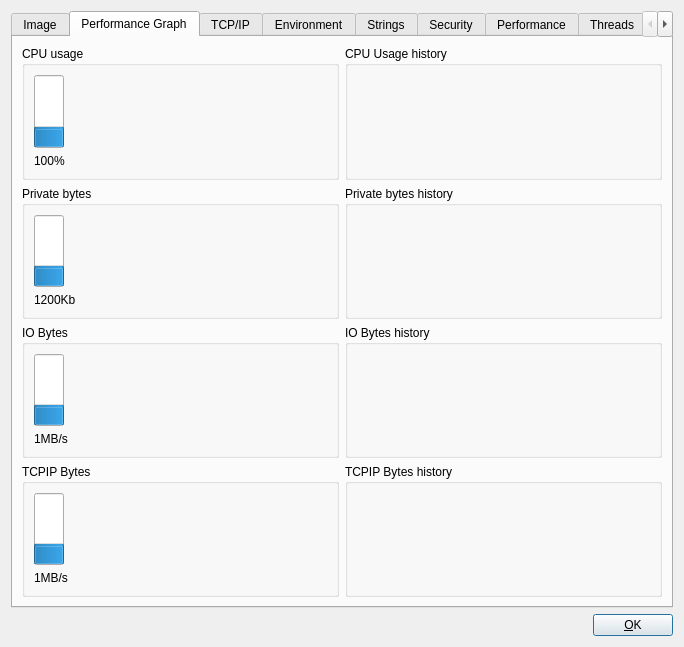
<?xml version="1.0" encoding="UTF-8"?>
<ui version="4.0">
 <class>Dialog</class>
 <widget class="QDialog" name="Dialog">
  <property name="geometry">
   <rect>
    <x>0</x>
    <y>0</y>
    <width>684</width>
    <height>647</height>
   </rect>
  </property>
  <property name="baseSize">
   <size>
    <width>0</width>
    <height>1000</height>
   </size>
  </property>
  <property name="windowTitle">
   <string>Dialog</string>
  </property>
  <layout class="QVBoxLayout" name="verticalLayout_12">
   <item>
    <widget class="QTabWidget" name="tabWidget">
     <property name="sizePolicy">
      <sizepolicy hsizetype="Expanding" vsizetype="MinimumExpanding">
       <horstretch>0</horstretch>
       <verstretch>0</verstretch>
      </sizepolicy>
     </property>
     <property name="minimumSize">
      <size>
       <width>0</width>
       <height>500</height>
      </size>
     </property>
     <property name="baseSize">
      <size>
       <width>0</width>
       <height>1500</height>
      </size>
     </property>
     <property name="currentIndex">
      <number>1</number>
     </property>
     <widget class="QWidget" name="image">
      <attribute name="title">
       <string>Image</string>
      </attribute>
      <layout class="QVBoxLayout" name="verticalLayout_7">
       <item>
        <widget class="QGroupBox" name="groupBox_7">
         <property name="title">
          <string>Image file</string>
         </property>
         <layout class="QVBoxLayout" name="verticalLayout_6">
          <item>
           <layout class="QHBoxLayout" name="horizontalLayout_8" stretch="1,3">
            <property name="spacing">
             <number>6</number>
            </property>
            <property name="sizeConstraint">
             <enum>QLayout::SetDefaultConstraint</enum>
            </property>
            <item>
             <widget class="QLabel" name="label_2">
              <property name="minimumSize">
               <size>
                <width>0</width>
                <height>0</height>
               </size>
              </property>
              <property name="maximumSize">
               <size>
                <width>16777215</width>
                <height>16777215</height>
               </size>
              </property>
              <property name="text">
               <string>Path:</string>
              </property>
              <property name="alignment">
               <set>Qt::AlignRight|Qt::AlignTrailing|Qt::AlignVCenter</set>
              </property>
              <property name="margin">
               <number>5</number>
              </property>
             </widget>
            </item>
            <item>
             <widget class="QLabel" name="imagePathLabel">
              <property name="text">
               <string/>
              </property>
             </widget>
            </item>
           </layout>
          </item>
          <item>
           <layout class="QHBoxLayout" name="horizontalLayout_9" stretch="1,3">
            <item>
             <widget class="QLabel" name="label_3">
              <property name="minimumSize">
               <size>
                <width>0</width>
                <height>0</height>
               </size>
              </property>
              <property name="maximumSize">
               <size>
                <width>16777215</width>
                <height>16777215</height>
               </size>
              </property>
              <property name="text">
               <string>Command line:</string>
              </property>
              <property name="alignment">
               <set>Qt::AlignRight|Qt::AlignTrailing|Qt::AlignVCenter</set>
              </property>
              <property name="margin">
               <number>5</number>
              </property>
             </widget>
            </item>
            <item>
             <widget class="QLabel" name="imageCommandLineLabel">
              <property name="text">
               <string/>
              </property>
             </widget>
            </item>
           </layout>
          </item>
          <item>
           <layout class="QHBoxLayout" name="horizontalLayout_10" stretch="1,3">
            <item>
             <widget class="QLabel" name="label_4">
              <property name="sizePolicy">
               <sizepolicy hsizetype="Expanding" vsizetype="Preferred">
                <horstretch>0</horstretch>
                <verstretch>0</verstretch>
               </sizepolicy>
              </property>
              <property name="minimumSize">
               <size>
                <width>0</width>
                <height>0</height>
               </size>
              </property>
              <property name="maximumSize">
               <size>
                <width>16777215</width>
                <height>16777215</height>
               </size>
              </property>
              <property name="text">
               <string>Current directory:</string>
              </property>
              <property name="alignment">
               <set>Qt::AlignRight|Qt::AlignTrailing|Qt::AlignVCenter</set>
              </property>
              <property name="margin">
               <number>5</number>
              </property>
             </widget>
            </item>
            <item>
             <widget class="QLabel" name="imagePwdLabel">
              <property name="text">
               <string/>
              </property>
             </widget>
            </item>
           </layout>
          </item>
          <item>
           <layout class="QHBoxLayout" name="horizontalLayout_11" stretch="1,3">
            <item>
             <widget class="QLabel" name="label_5">
              <property name="minimumSize">
               <size>
                <width>0</width>
                <height>0</height>
               </size>
              </property>
              <property name="maximumSize">
               <size>
                <width>16777215</width>
                <height>16777215</height>
               </size>
              </property>
              <property name="text">
               <string>Started (UTC):</string>
              </property>
              <property name="alignment">
               <set>Qt::AlignRight|Qt::AlignTrailing|Qt::AlignVCenter</set>
              </property>
              <property name="margin">
               <number>5</number>
              </property>
             </widget>
            </item>
            <item>
             <widget class="QLabel" name="imageStartedLabel">
              <property name="minimumSize">
               <size>
                <width>0</width>
                <height>0</height>
               </size>
              </property>
              <property name="maximumSize">
               <size>
                <width>16777215</width>
                <height>20</height>
               </size>
              </property>
              <property name="text">
               <string/>
              </property>
             </widget>
            </item>
           </layout>
          </item>
          <item>
           <layout class="QHBoxLayout" name="horizontalLayout_12" stretch="1,3">
            <item>
             <widget class="QLabel" name="label_6">
              <property name="minimumSize">
               <size>
                <width>0</width>
                <height>0</height>
               </size>
              </property>
              <property name="maximumSize">
               <size>
                <width>16777215</width>
                <height>16777215</height>
               </size>
              </property>
              <property name="text">
               <string>Pid:</string>
              </property>
              <property name="alignment">
               <set>Qt::AlignRight|Qt::AlignTrailing|Qt::AlignVCenter</set>
              </property>
              <property name="margin">
               <number>5</number>
              </property>
             </widget>
            </item>
            <item>
             <widget class="QLabel" name="imagePidLabel">
              <property name="minimumSize">
               <size>
                <width>0</width>
                <height>0</height>
               </size>
              </property>
              <property name="maximumSize">
               <size>
                <width>16777215</width>
                <height>20</height>
               </size>
              </property>
              <property name="text">
               <string/>
              </property>
             </widget>
            </item>
           </layout>
          </item>
          <item>
           <layout class="QHBoxLayout" name="horizontalLayout_13" stretch="1,3">
            <item>
             <widget class="QLabel" name="label_7">
              <property name="minimumSize">
               <size>
                <width>0</width>
                <height>0</height>
               </size>
              </property>
              <property name="maximumSize">
               <size>
                <width>16777215</width>
                <height>16777215</height>
               </size>
              </property>
              <property name="text">
               <string>PPid:</string>
              </property>
              <property name="alignment">
               <set>Qt::AlignRight|Qt::AlignTrailing|Qt::AlignVCenter</set>
              </property>
              <property name="margin">
               <number>5</number>
              </property>
             </widget>
            </item>
            <item>
             <widget class="QLabel" name="imagePPidLabel">
              <property name="minimumSize">
               <size>
                <width>0</width>
                <height>0</height>
               </size>
              </property>
              <property name="maximumSize">
               <size>
                <width>16777215</width>
                <height>20</height>
               </size>
              </property>
              <property name="text">
               <string/>
              </property>
             </widget>
            </item>
           </layout>
          </item>
         </layout>
        </widget>
       </item>
       <item>
        <widget class="QGroupBox" name="groupBox_8">
         <property name="title">
          <string>Shared objects linked at startup (using ldd)</string>
         </property>
         <layout class="QHBoxLayout" name="horizontalLayout_14">
          <item>
           <widget class="QTextEdit" name="libraryTextEdit">
            <property name="enabled">
             <bool>true</bool>
            </property>
           </widget>
          </item>
         </layout>
        </widget>
       </item>
      </layout>
     </widget>
     <widget class="QWidget" name="performanceGraph">
      <attribute name="title">
       <string>Performance Graph</string>
      </attribute>
      <layout class="QGridLayout" name="gridLayout_2">
       <item row="0" column="0">
        <widget class="QGroupBox" name="groupBox_3">
         <property name="title">
          <string>CPU usage</string>
         </property>
         <layout class="QVBoxLayout" name="verticalLayout">
          <item>
           <widget class="QProgressBar" name="actualCpu">
            <property name="minimumSize">
             <size>
              <width>30</width>
              <height>0</height>
             </size>
            </property>
            <property name="value">
             <number>24</number>
            </property>
            <property name="alignment">
             <set>Qt::AlignLeading|Qt::AlignLeft|Qt::AlignVCenter</set>
            </property>
            <property name="textVisible">
             <bool>false</bool>
            </property>
            <property name="orientation">
             <enum>Qt::Vertical</enum>
            </property>
            <property name="invertedAppearance">
             <bool>false</bool>
            </property>
            <property name="textDirection">
             <enum>QProgressBar::TopToBottom</enum>
            </property>
           </widget>
          </item>
          <item>
           <widget class="QLabel" name="labelActualCpuUsage">
            <property name="text">
             <string>100%</string>
            </property>
           </widget>
          </item>
         </layout>
        </widget>
       </item>
       <item row="0" column="1">
        <widget class="QGroupBox" name="groupBox_2">
         <property name="autoFillBackground">
          <bool>false</bool>
         </property>
         <property name="title">
          <string>CPU Usage history</string>
         </property>
         <property name="flat">
          <bool>false</bool>
         </property>
         <property name="checkable">
          <bool>false</bool>
         </property>
         <layout class="QHBoxLayout" name="horizontalLayout_5">
          <item>
           <widget class="QwtPlotFixed" name="qwtPlotCpuHist"/>
          </item>
         </layout>
        </widget>
       </item>
       <item row="1" column="0">
        <widget class="QGroupBox" name="groupBox_4">
         <property name="title">
          <string>Private bytes</string>
         </property>
         <layout class="QVBoxLayout" name="verticalLayout_2">
          <item>
           <widget class="QProgressBar" name="actualRss">
            <property name="minimumSize">
             <size>
              <width>30</width>
              <height>0</height>
             </size>
            </property>
            <property name="value">
             <number>24</number>
            </property>
            <property name="textVisible">
             <bool>false</bool>
            </property>
            <property name="orientation">
             <enum>Qt::Vertical</enum>
            </property>
           </widget>
          </item>
          <item>
           <widget class="QLabel" name="labelActualRss">
            <property name="text">
             <string>1200Kb</string>
            </property>
           </widget>
          </item>
         </layout>
        </widget>
       </item>
       <item row="1" column="1">
        <widget class="QGroupBox" name="groupBox">
         <property name="title">
          <string>Private bytes history</string>
         </property>
         <layout class="QHBoxLayout" name="horizontalLayout_4">
          <item>
           <widget class="QwtPlotFixed" name="qwtPlotRssHist"/>
          </item>
         </layout>
        </widget>
       </item>
       <item row="2" column="0">
        <widget class="QGroupBox" name="groupBox_5">
         <property name="title">
          <string>IO Bytes</string>
         </property>
         <layout class="QVBoxLayout" name="verticalLayout_3">
          <item>
           <widget class="QProgressBar" name="actualIo">
            <property name="minimumSize">
             <size>
              <width>30</width>
              <height>0</height>
             </size>
            </property>
            <property name="value">
             <number>24</number>
            </property>
            <property name="textVisible">
             <bool>false</bool>
            </property>
            <property name="orientation">
             <enum>Qt::Vertical</enum>
            </property>
           </widget>
          </item>
          <item>
           <widget class="QLabel" name="labelActualIo">
            <property name="text">
             <string>1MB/s</string>
            </property>
           </widget>
          </item>
         </layout>
        </widget>
       </item>
       <item row="2" column="1">
        <widget class="QGroupBox" name="IO">
         <property name="title">
          <string>IO Bytes history</string>
         </property>
         <layout class="QHBoxLayout" name="horizontalLayout_2">
          <item>
           <widget class="QwtPlotFixed" name="qwtPlotIoHist"/>
          </item>
         </layout>
        </widget>
       </item>
       <item row="3" column="0">
        <widget class="QGroupBox" name="groupBox_6">
         <property name="title">
          <string>TCPIP Bytes</string>
         </property>
         <layout class="QVBoxLayout" name="verticalLayout_5">
          <item>
           <widget class="QProgressBar" name="actualTcpip">
            <property name="minimumSize">
             <size>
              <width>30</width>
              <height>0</height>
             </size>
            </property>
            <property name="value">
             <number>24</number>
            </property>
            <property name="textVisible">
             <bool>false</bool>
            </property>
            <property name="orientation">
             <enum>Qt::Vertical</enum>
            </property>
           </widget>
          </item>
          <item>
           <widget class="QLabel" name="labelActualTcpip">
            <property name="text">
             <string>1MB/s</string>
            </property>
           </widget>
          </item>
         </layout>
        </widget>
       </item>
       <item row="3" column="1">
        <widget class="QGroupBox" name="IO_2">
         <property name="title">
          <string>TCPIP Bytes history</string>
         </property>
         <layout class="QHBoxLayout" name="horizontalLayout_7">
          <item>
           <widget class="QwtPlotFixed" name="qwtPlotTcpipHist"/>
          </item>
         </layout>
        </widget>
       </item>
      </layout>
     </widget>
     <widget class="QWidget" name="tcpip">
      <attribute name="title">
       <string>TCP/IP</string>
      </attribute>
      <layout class="QHBoxLayout" name="horizontalLayout_6">
       <item>
        <widget class="QTableWidget" name="tcpipTableWidget">
         <column>
          <property name="text">
           <string>Proto</string>
          </property>
         </column>
         <column>
          <property name="text">
           <string>From</string>
          </property>
         </column>
         <column>
          <property name="text">
           <string>Port</string>
          </property>
         </column>
         <column>
          <property name="text">
           <string>To</string>
          </property>
         </column>
         <column>
          <property name="text">
           <string>Port</string>
          </property>
         </column>
         <column>
          <property name="text">
           <string>State</string>
          </property>
         </column>
         <column>
          <property name="text">
           <string>Sent/sec</string>
          </property>
         </column>
         <column>
          <property name="text">
           <string>Rec/Sec</string>
          </property>
         </column>
        </widget>
       </item>
      </layout>
     </widget>
     <widget class="QWidget" name="environment">
      <attribute name="title">
       <string>Environment</string>
      </attribute>
      <layout class="QVBoxLayout" name="verticalLayout_4">
       <item>
        <layout class="QHBoxLayout" name="horizontalLayout_3">
         <item>
          <widget class="QLabel" name="label">
           <property name="text">
            <string>Filter:</string>
           </property>
          </widget>
         </item>
         <item>
          <widget class="QLineEdit" name="filterEdit"/>
         </item>
        </layout>
       </item>
       <item>
        <widget class="QTextEdit" name="environmentText"/>
       </item>
      </layout>
     </widget>
     <widget class="QWidget" name="strings">
      <attribute name="title">
       <string>Strings</string>
      </attribute>
      <layout class="QVBoxLayout" name="verticalLayout_11">
       <item>
        <widget class="QLabel" name="label_11">
         <property name="text">
          <string>Not implemented yet!</string>
         </property>
         <property name="alignment">
          <set>Qt::AlignCenter</set>
         </property>
        </widget>
       </item>
      </layout>
     </widget>
     <widget class="QWidget" name="security">
      <attribute name="title">
       <string>Security</string>
      </attribute>
      <layout class="QVBoxLayout" name="verticalLayout_10">
       <item>
        <widget class="QLabel" name="label_10">
         <property name="text">
          <string>Not implemented yet!</string>
         </property>
         <property name="alignment">
          <set>Qt::AlignCenter</set>
         </property>
        </widget>
       </item>
      </layout>
     </widget>
     <widget class="QWidget" name="performance">
      <attribute name="title">
       <string>Performance</string>
      </attribute>
      <layout class="QVBoxLayout" name="verticalLayout_8">
       <item>
        <widget class="QLabel" name="label_8">
         <property name="text">
          <string>Not implemented yet!</string>
         </property>
         <property name="alignment">
          <set>Qt::AlignCenter</set>
         </property>
        </widget>
       </item>
      </layout>
     </widget>
     <widget class="QWidget" name="threads">
      <attribute name="title">
       <string>Threads</string>
      </attribute>
      <layout class="QVBoxLayout" name="verticalLayout_9">
       <item>
        <widget class="QTableWidget" name="threadsTableWidget">
         <column>
          <property name="text">
           <string>ThreadID</string>
          </property>
         </column>
         <column>
          <property name="text">
           <string>WCHAN</string>
          </property>
         </column>
         <column>
          <property name="text">
           <string>Wakeups</string>
          </property>
         </column>
        </widget>
       </item>
      </layout>
     </widget>
     <widget class="QWidget" name="files">
      <attribute name="title">
       <string>Files</string>
      </attribute>
      <layout class="QVBoxLayout" name="verticalLayout_13">
       <item>
        <widget class="QTableWidget" name="filesTableWidget">
         <column>
          <property name="text">
           <string>Handle</string>
          </property>
         </column>
         <column>
          <property name="text">
           <string>Path</string>
          </property>
         </column>
         <column>
          <property name="text">
           <string>Pos</string>
          </property>
         </column>
         <column>
          <property name="text">
           <string>Flags</string>
          </property>
         </column>
        </widget>
       </item>
      </layout>
     </widget>
    </widget>
   </item>
   <item>
    <layout class="QHBoxLayout" name="horizontalLayout">
     <item>
      <spacer name="horizontalSpacer">
       <property name="orientation">
        <enum>Qt::Horizontal</enum>
       </property>
       <property name="sizeHint" stdset="0">
        <size>
         <width>178</width>
         <height>20</height>
        </size>
       </property>
      </spacer>
     </item>
     <item>
      <widget class="QPushButton" name="pushButtonOK">
       <property name="text">
        <string>&amp;OK</string>
       </property>
      </widget>
     </item>
    </layout>
   </item>
  </layout>
 </widget>
 <customwidgets>
  <customwidget>
   <class>QwtPlotFixed</class>
   <extends>QFrame</extends>
   <header>qwt_plot.h</header>
   <container>1</container>
  </customwidget>
 </customwidgets>
 <resources/>
 <connections/>
</ui>
